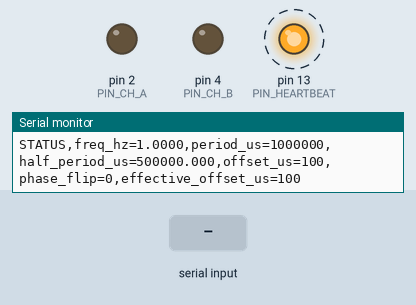
A sketch run on a simulated Teensy 4. On the bench: output pins drawn as LEDs (lit = HIGH), the last lines printed to the serial monitor. Dashed ring = blinking. The test bench sets the inputs (shaded band).

Above: at 1.4 s.
1.5 s: "o\n" received over Serial
At 2.3 s:
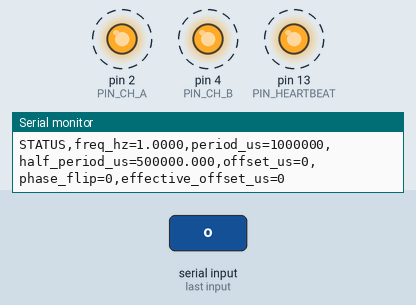
4.5 s: "f90\n" received over Serial
At 6.57 s:
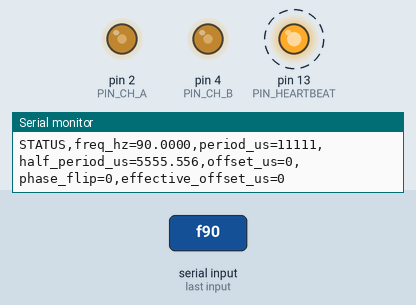
7.5 s: "o90\n" received over Serial
10.5 s: "s 45\n" received over Serial
Timing chart, 0 to 20.3 s (numbered marks = the images above; inputs shaded):
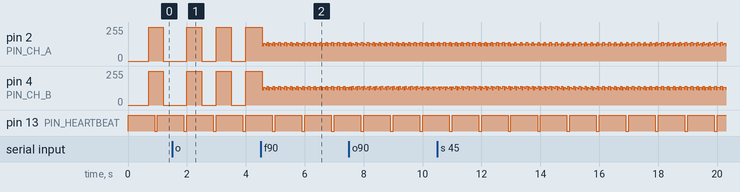

The sketch:

dual_squarewave_generator_isr.ino
```cpp
#include <Arduino.h>

// Teensy 4.1 dual square-wave generator (ISR version).
// - CH A and CH B are 50% duty cycle square waves from IntervalTimer ISRs.
// - Supports very low frequencies (well below PWM hardware floor).
// - CH B can be offset from CH A by a configurable startup offset.
// - Optional 180 deg phase flip can be applied on top of offset.
//
// Serial commands (USB):
//   f <hz>   : set frequency in Hz (both channels)
//   o <us>   : set offset in microseconds (CH B relative to CH A)
//   p <0|1>  : phase flip off/on (adds 180 deg)
//   s        : print current settings
//   h        : print help

static constexpr uint8_t PIN_CH_A = 2;
static constexpr uint8_t PIN_CH_B = 4;
static constexpr uint8_t PIN_HEARTBEAT = LED_BUILTIN;

static constexpr float FREQ_MIN_HZ = 0.1f;
static constexpr float FREQ_MAX_HZ = 100000.0f;
static constexpr uint32_t HEARTBEAT_ON_MS = 900;
static constexpr uint32_t HEARTBEAT_OFF_MS = 100;

struct WaveConfig {
  float freq_hz;
  uint32_t offset_us;
  bool phase_flip;
};

static WaveConfig cfg = {
  1.0f, // 1 Hz default
  100,  // 100 us default offset
  false
};

static IntervalTimer timerA;
static IntervalTimer timerB;

static float half_period_us = 500000.0f;
static uint32_t effective_offset_us = 100;

static bool reconfigure_requested = true;
static bool start_b_pending = false;
static uint32_t start_b_deadline_us = 0;

static bool heartbeat_on = true;
static uint32_t heartbeat_next_ms = 0;

void isr_ch_a_toggle() { digitalToggleFast(PIN_CH_A); }
void isr_ch_b_toggle() { digitalToggleFast(PIN_CH_B); }

static uint32_t phase_us_for_config(const WaveConfig &c)
{
  const float period_f = 1000000.0f / c.freq_hz;
  const uint32_t period_us = (uint32_t)(period_f + 0.5f);
  if (period_us == 0) return 0;

  const uint32_t base = c.offset_us % period_us;
  if (!c.phase_flip) return base;

  const uint32_t half = period_us / 2U;
  return (base + half) % period_us;
}

static void print_status()
{
  const float period_f = 1000000.0f / cfg.freq_hz;
  const uint32_t period_us = (uint32_t)(period_f + 0.5f);

  Serial.print("STATUS,freq_hz=");
  Serial.print(cfg.freq_hz, 4);
  Serial.print(",period_us=");
  Serial.print(period_us);
  Serial.print(",half_period_us=");
  Serial.print(half_period_us, 3);
  Serial.print(",offset_us=");
  Serial.print(cfg.offset_us);
  Serial.print(",phase_flip=");
  Serial.print(cfg.phase_flip ? 1 : 0);
  Serial.print(",effective_offset_us=");
  Serial.println(effective_offset_us);
}

static void print_help()
{
  Serial.println("Commands:");
  Serial.println("  f <hz>   set frequency (0.1 .. 100000)");
  Serial.println("  o <us>   set offset in microseconds");
  Serial.println("  p <0|1>  phase flip off/on (adds 180 deg)");
  Serial.println("  s        show status");
  Serial.println("  h        help");
}

static void heartbeat_update()
{
  const uint32_t now = millis();
  if ((int32_t)(now - heartbeat_next_ms) < 0) return;

  heartbeat_on = !heartbeat_on;
  digitalWriteFast(PIN_HEARTBEAT, heartbeat_on ? HIGH : LOW);
  heartbeat_next_ms = now + (heartbeat_on ? HEARTBEAT_ON_MS : HEARTBEAT_OFF_MS);
}

static void stop_waveforms()
{
  timerA.end();
  timerB.end();
  digitalWriteFast(PIN_CH_A, LOW);
  digitalWriteFast(PIN_CH_B, LOW);
  start_b_pending = false;
}

static void apply_config()
{
  stop_waveforms();

  half_period_us = 500000.0f / cfg.freq_hz;
  effective_offset_us = phase_us_for_config(cfg);

  if (!timerA.begin(isr_ch_a_toggle, half_period_us)) {
    Serial.println("ERR,failed_to_start_timerA");
    return;
  }

  if (effective_offset_us == 0) {
    if (!timerB.begin(isr_ch_b_toggle, half_period_us)) {
      Serial.println("ERR,failed_to_start_timerB");
      return;
    }
  } else {
    start_b_pending = true;
    start_b_deadline_us = micros() + effective_offset_us;
  }

  Serial.println("OK,reconfigured");
  print_status();
}

static void start_b_if_due()
{
  if (!start_b_pending) return;
  if ((int32_t)(micros() - start_b_deadline_us) < 0) return;

  start_b_pending = false;
  if (!timerB.begin(isr_ch_b_toggle, half_period_us)) {
    Serial.println("ERR,failed_to_start_timerB_delayed");
  }
}

static void handle_serial_line(char *line)
{
  while (*line == ' ' || *line == '\t') line++;
  if (*line == '\0') return;

  if (*line == 's') {
    print_status();
    return;
  }
  if (*line == 'h') {
    print_help();
    return;
  }

  char cmd = *line++;
  while (*line == ' ' || *line == '\t') line++;

  if (cmd == 'f') {
    float hz = atof(line);
    if (!(hz >= FREQ_MIN_HZ && hz <= FREQ_MAX_HZ)) {
      Serial.println("ERR,freq_out_of_range");
      return;
    }
    cfg.freq_hz = hz;
    reconfigure_requested = true;
    return;
  }

  if (cmd == 'o') {
    long v = atol(line);
    if (v < 0) {
      Serial.println("ERR,offset_must_be_non_negative");
      return;
    }
    cfg.offset_us = (uint32_t)v;
    reconfigure_requested = true;
    return;
  }

  if (cmd == 'p') {
    int v = atoi(line);
    if (!(v == 0 || v == 1)) {
      Serial.println("ERR,phase_flip_use_0_or_1");
      return;
    }
    cfg.phase_flip = (v == 1);
    reconfigure_requested = true;
    return;
  }

  Serial.println("ERR,unknown_command");
}

void setup()
{
  pinMode(PIN_CH_A, OUTPUT);
  pinMode(PIN_CH_B, OUTPUT);
  pinMode(PIN_HEARTBEAT, OUTPUT);

  digitalWriteFast(PIN_CH_A, LOW);
  digitalWriteFast(PIN_CH_B, LOW);
  digitalWriteFast(PIN_HEARTBEAT, HIGH);

  heartbeat_on = true;
  heartbeat_next_ms = millis() + HEARTBEAT_ON_MS;

  Serial.begin(115200);
  delay(200);

  Serial.println("BOOT,dual_squarewave_generator_isr");
  print_help();
}

void loop()
{
  heartbeat_update();

  if (reconfigure_requested) {
    reconfigure_requested = false;
    apply_config();
  }

  start_b_if_due();

  static char line[64];
  static size_t len = 0;

  while (Serial.available()) {
    char c = (char)Serial.read();
    if (c == '\r') continue;
    if (c == '\n') {
      line[len] = '\0';
      handle_serial_line(line);
      len = 0;
      continue;
    }
    if (len < sizeof(line) - 1) {
      line[len++] = c;
    }
  }
}
```

Measured:
- by itself, pin 13 (PIN_HEARTBEAT): alternates HIGH for 0.90 s and LOW for 0.10 s
